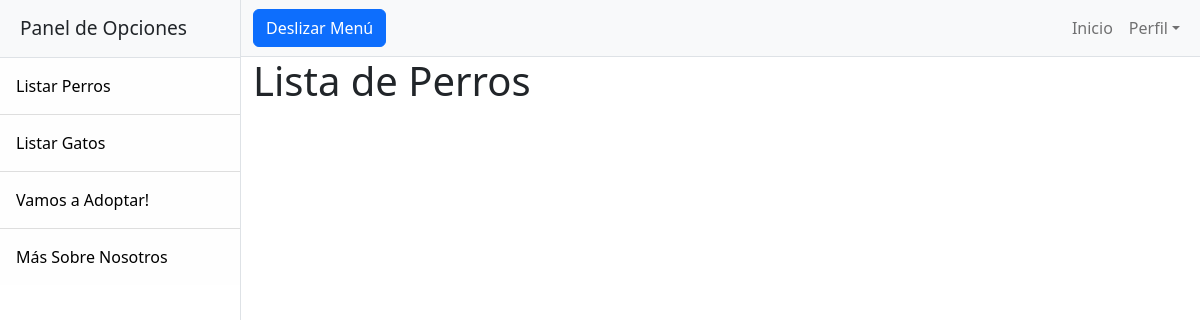
Page /Centro-Adopcion/lista-perros on the earlier database version.
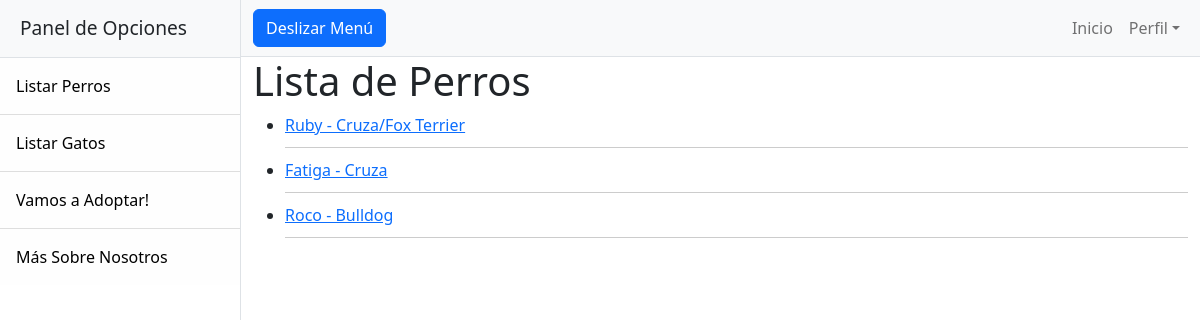
Same page on the later database version.
### Centro_Adopcion/models.py (models this page shows)
class Dogs(models.Model):
    Name=models.CharField(max_length=40, verbose_name="Nombre:")
    Race=models.CharField(max_length=40, verbose_name="Raza:")
    Gender=models.CharField(max_length=40, verbose_name="Genero:(Macho o Hembra)")
    Age=models.CharField(max_length=40, verbose_name="Edad:(Meses o Años)") #Lo puse como texto porque la idea es que puedas poner si tiene por ejemplo 2 meses o 2 años y no tener que andar haciendo calculos ponendiendo que tiene X cantidad de meses.
    Foto = models.ImageField(upload_to='fotos_mascotas', blank=True, null=True)
    def __str__(self):
        return f'{self.Name} - {self.Race}'
    class Meta:
        verbose_name = 'Dog'
        verbose_name_plural = 'Dogs'

### Centro_Adopcion/views.py (the view)
# urls.py: path('lista-perros', DogsList.as_view(), name='perros_list'),
class DogsList(ListView):
  model = Dogs
  template_name = 'perros_list.html'
  context_object_name = "perros"

### Centro_Adopcion/templates/perros_list.html (shortened to what this page needs)
{% extends 'base.html' %}
{% block content %}
<h1>Lista de Perros</h1>
<ul>
  {% for perro in perros %}
    <li style="margin-bottom: 10px; padding-bottom: 10px; border-bottom: 1px solid #ccc;">
      <div style="display: flex; justify-content: space-between; align-items: center;">
        <div>
          <a href="{% url 'DetallePerro' perro.id %}">{{ perro }}</a>
        </div>
      </div>
    </li>
  {% endfor %}
</ul>
{% endblock %}

Differences in the rows shown:
added Dogs: Name+Race "Ruby - Cruza/Fox Terrier"
added Dogs: Name+Race "Fatiga - Cruza"
added Dogs: Name+Race "Roco - Bulldog"
